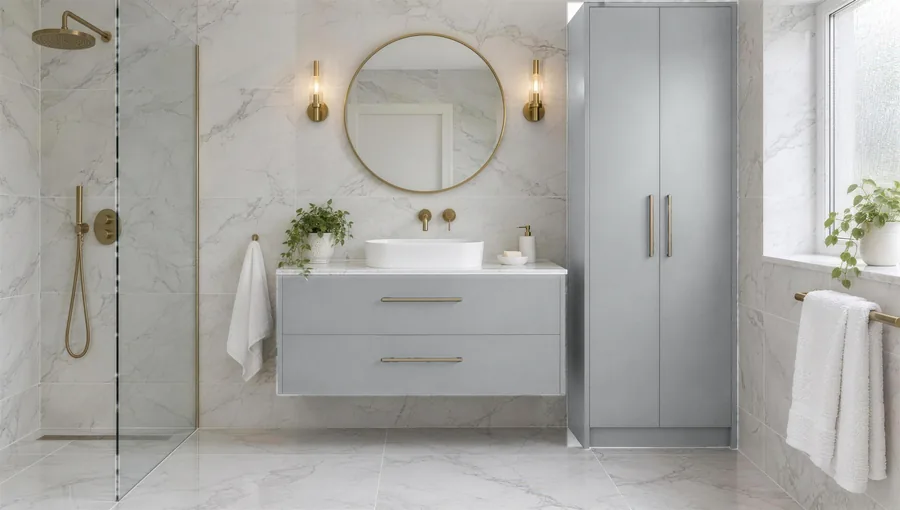
#> input picture assets/img/studio/bathroom-dust-grey-900.webp, 900 x 510 px; its folder holds only this picture in this run
$ python bathroom.py ../../assets/img/studio/bathroom-dust-grey-900.webp
#> lines starting #> are read from the running program, lines starting #| are printed output that depends on the picture
### tools/images/recolour.py
import sys, json
import numpy as np
from PIL import Image, ImageFilter

def s2l(c):
    c = np.asarray(c, dtype=np.float32)
    return np.where(c <= 0.04045, c/12.92, ((c+0.055)/1.055)**2.4)
def l2s(c):
    c = np.clip(c, 0, None)
    return np.where(c <= 0.0031308, c*12.92, 1.055*np.power(c, 1/2.4)-0.055)
def hex2rgb(h): h=h.lstrip('#'); return np.array([int(h[i:i+2],16)/255 for i in (0,2,4)], dtype=np.float32)

def hsv(rgb):
    r,g,b = rgb[...,0],rgb[...,1],rgb[...,2]
    mx = rgb.max(-1); mn = rgb.min(-1); d = mx-mn+1e-6
    h = np.where(mx==r, ((g-b)/d)%6, np.where(mx==g, (b-r)/d+2, (r-g)/d+4))*60
    s = np.where(mx>0, (mx-mn)/(mx+1e-6), 0)
    return h, s, mx

def make_mask(rgb, hue_c, hue_w, s_min, v_min, excl=(), incl_only=None, grow=1, blur=1.2):
    h,s,v = hsv(rgb)
    dh = np.abs(((h - hue_c + 180) % 360) - 180)
    m_h = np.clip(1 - (dh - hue_w)/12, 0, 1)
    m_s = np.clip((s - s_min)/0.06, 0, 1)
    m_v = np.clip((v - v_min)/0.05, 0, 1)
    m = m_h*m_s*m_v
    H,W = m.shape
    for (x0,y0,x1,y1) in excl:
        m[int(y0*H):int(y1*H), int(x0*W):int(x1*W)] = 0
    if incl_only:
        keep = np.zeros_like(m)
        for (x0,y0,x1,y1) in incl_only:
            keep[int(y0*H):int(y1*H), int(x0*W):int(x1*W)] = 1
        m *= keep
    im = Image.fromarray((m*255).astype(np.uint8))
    im = im.filter(ImageFilter.MedianFilter(3))
    for _ in range(grow): im = im.filter(ImageFilter.MaxFilter(3))
    im = im.filter(ImageFilter.GaussianBlur(blur))
    return np.asarray(im).astype(np.float32)/255

# [20 lines left out: function recolour, not called in this run]

# [18 lines that do not run on import are left out]

### tools/images/bathroom.py
"""Recolours the bathroom photo (vanity + tall cupboard) into every Super Matt colour.
Run from the repo root:  python3 tools/images/bathroom.py brochures/bathroom.png
The source photo was made with AI in Higgsfield (no Reface bathroom photos yet)."""
import sys, os, json
import numpy as np
from PIL import Image, ImageFilter
sys.path.insert(0, os.path.dirname(__file__))
from recolour import make_mask, recolour

src = Image.open(sys.argv[1]).convert("RGB")
#> src is the input picture: PIL image 900x510 RGB; mean R, G, B 169.1, 168, 164.1
rgb = np.asarray(src).astype(np.float32) / 255
H, W = rgb.shape[:2]
#> H = 510; W = 900
mask = make_mask(rgb, hue_c=204, hue_w=26, s_min=0.09, v_min=0.025, grow=2)
#> in hsv, `h = np.where(mx==r, ((g-b)/d)%6, np.where(mx==g, (b-r)/d+2, (r-g)/d+4)..`:
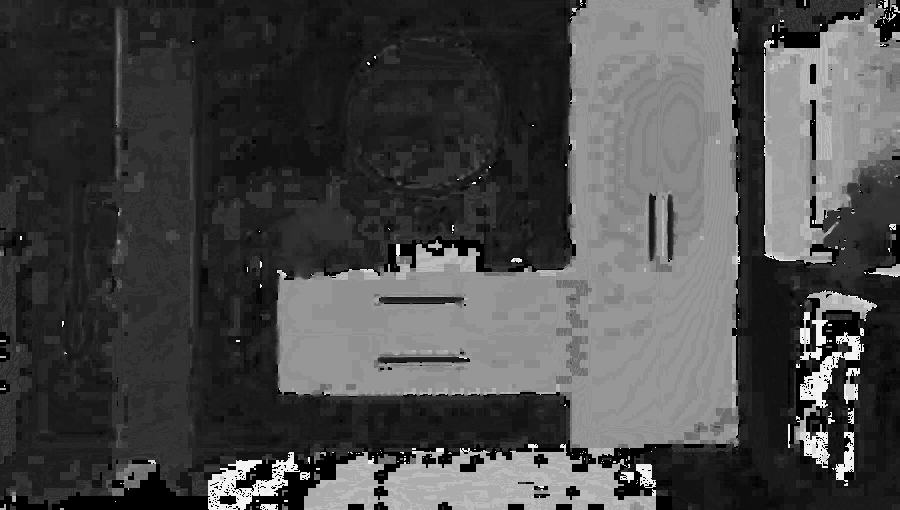
#> h: shape (510, 900) float32; min 0, max 354, mean 102.1; drawn with min black and max white
#> in hsv, `s = np.where(mx>0, (mx-mn)/(mx+1e-6), 0)`:
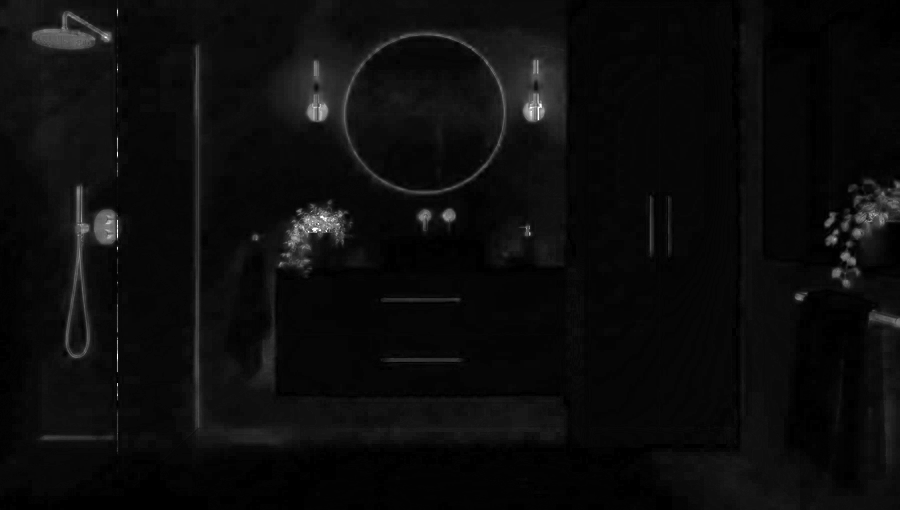
#> s: shape (510, 900) float32; min 0, max 1, mean 0.0488
#> in make_mask, `dh = np.abs(((h - hue_c + 180) % 360) - 180)`:
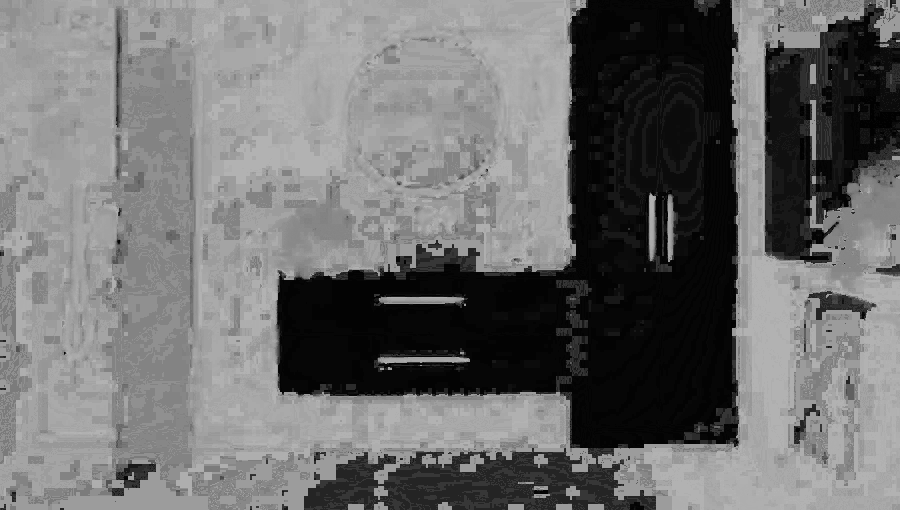
#> dh: shape (510, 900) float32; min 0.000916, max 180, mean 110.5
#> in make_mask, `m_h = np.clip(1 - (dh - hue_w)/12, 0, 1)`:
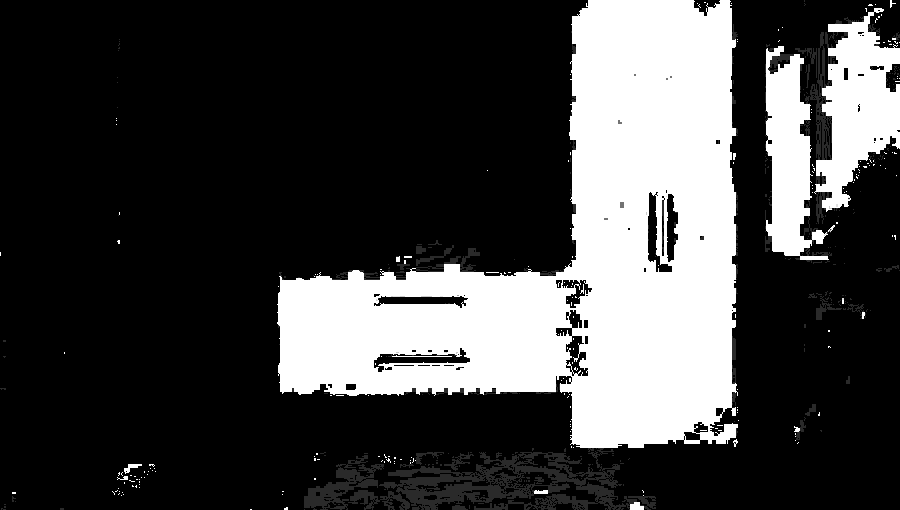
#> m_h: shape (510, 900) float32; min 0, max 1, mean 0.264
#> in make_mask, `m_s = np.clip((s - s_min)/0.06, 0, 1)`:
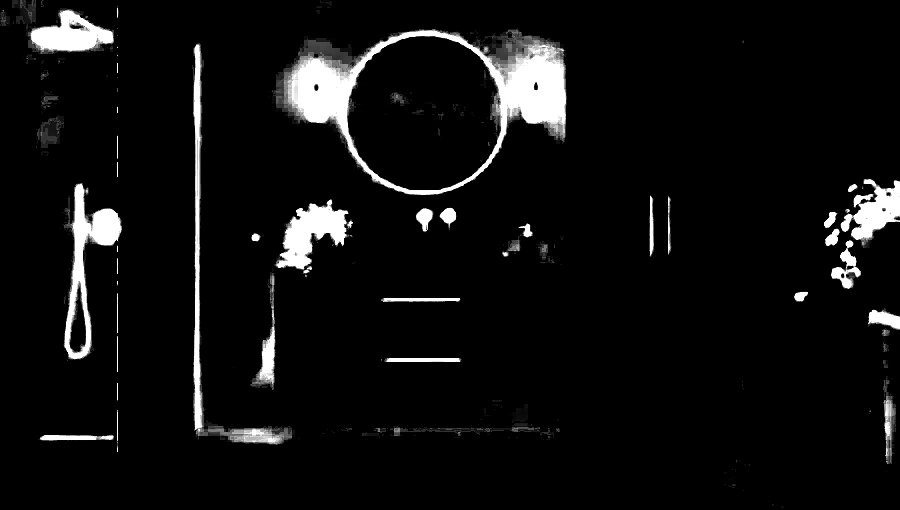
#> m_s: shape (510, 900) float32; min 0, max 1, mean 0.0618
#> in make_mask, `m_v = np.clip((v - v_min)/0.05, 0, 1)`:
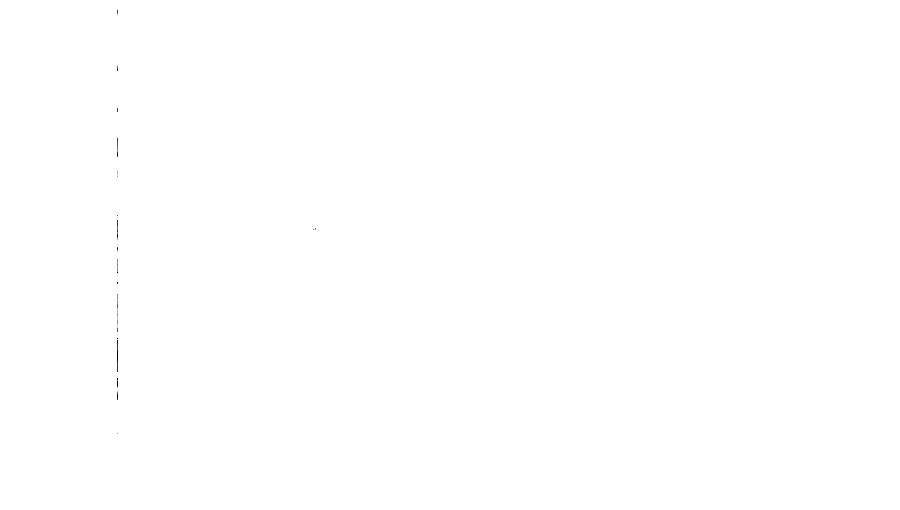
#> m_v: shape (510, 900) float32; min 0, max 1, mean 1
#> in make_mask, `im = im.filter(ImageFilter.MedianFilter(3))`: im: PIL image 900x510 L; every value is 0
#> in make_mask, `return np.asarray(im).astype(np.float32)/255`: returned value: shape (510, 900) float32; every value is 0
# The tall cupboard's left side is nearly black, so colour matching misses it:
# mark that strip as cupboard by position (measured on the 1400px-wide preview).
k = W / 1400
#> k = 0.643
side = np.zeros_like(mask)
side[int(4 * k):int(696 * k), int(883 * k):int(919 * k)] = 1
side = np.asarray(Image.fromarray((side * 255).astype(np.uint8)).filter(ImageFilter.GaussianBlur(2))).astype(np.float32) / 255
mask = np.maximum(mask, side)
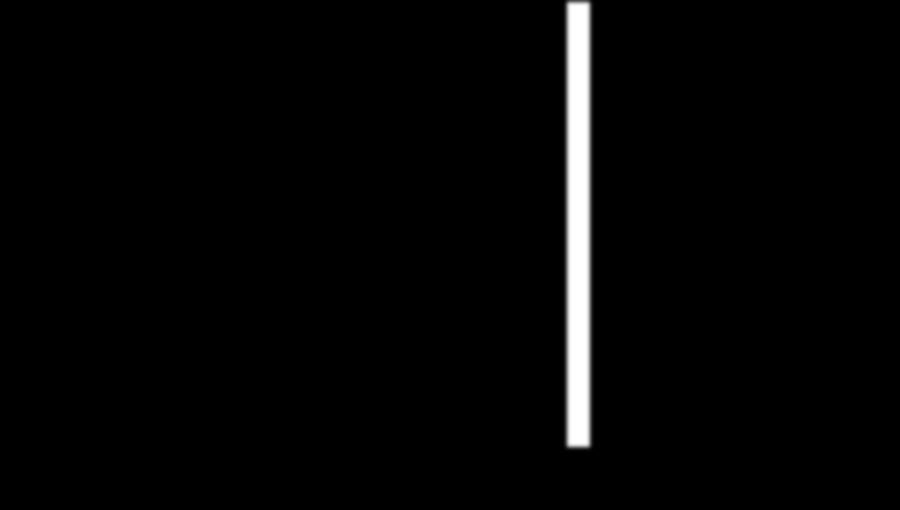
#> mask: shape (510, 900) float32; min 0, max 1, mean 0.0223

#> (the run stopped early here; a loop or call above may not have finished)

$ run again, on assets/img/studio/bathroom-light-grey-sq-600.webp
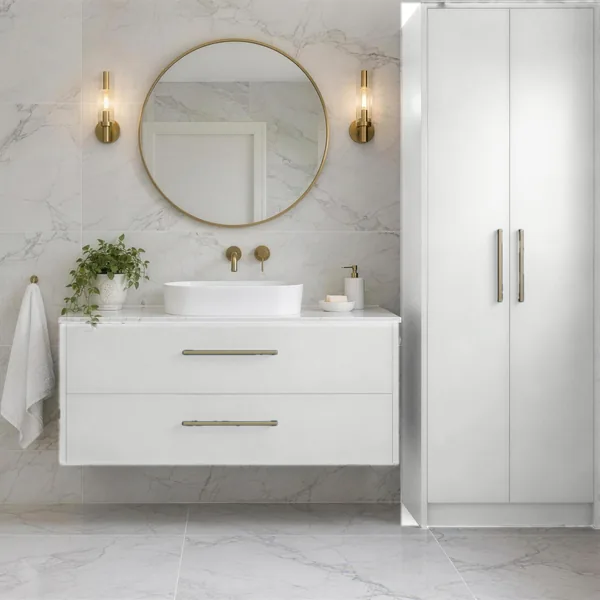
#> input picture assets/img/studio/bathroom-light-grey-sq-600.webp, 600 x 600 px
#> src is the input picture: PIL image 600x600 RGB; mean R, G, B 187.5, 185.7, 181.1
#> in make_mask, `dh = np.abs(((h - hue_c + 180) % 360) - 180)`:
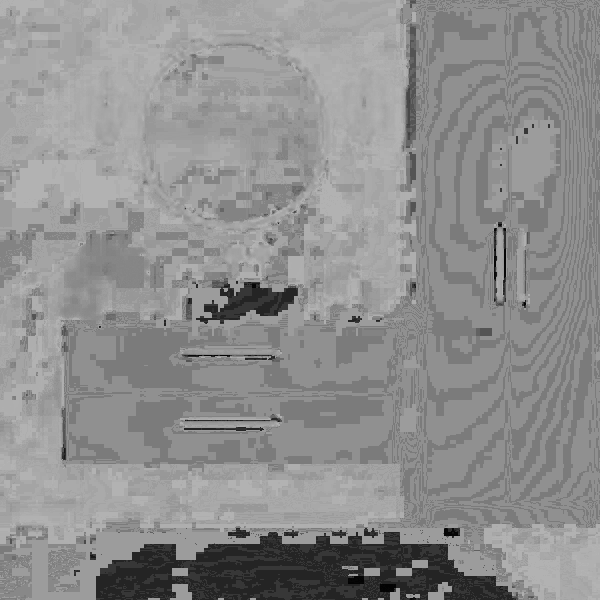
#> dh: shape (600, 600) float32; min 4, max 180, mean 143.2
#> m: shape (600, 600) float32; every value is 0
#> im: PIL image 600x600 L; every value is 0
#> `mask = np.maximum(mask, side)`:
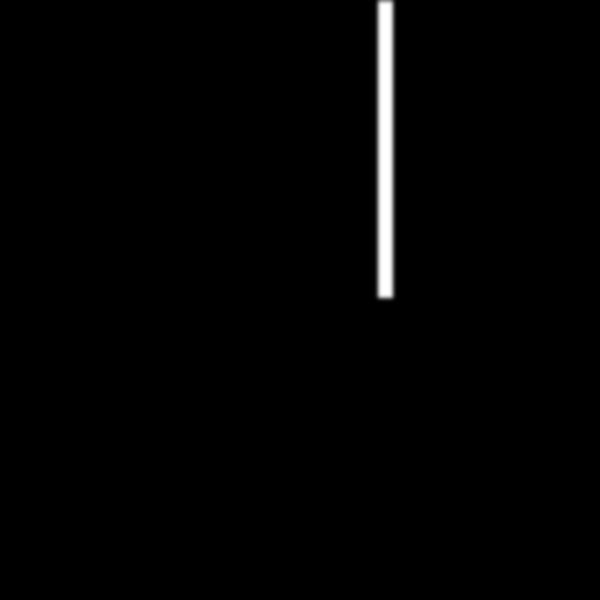
#> mask: shape (600, 600) float32; min 0, max 1, mean 0.0124
